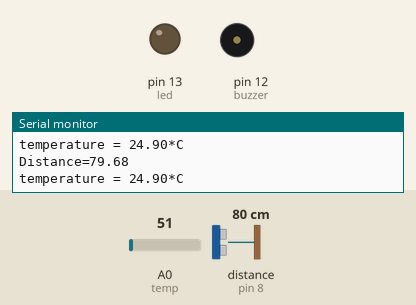
This sketch was run on a simulated Arduino Uno, built with avr-gcc and run on an emulated ATmega328P. Shown: output pins drawn as LEDs (lit = HIGH), buzzer (waves = sounding, pin HIGH), the last lines printed to the serial monitor. Wiring (inferred from the names in the program): ultrasonic range finder: trigger pin 7; echo pin 8. The inputs (shaded band) are chosen by the test bench; at power-on: distance to the obstacle (sensor on pin 8) 80 cm, A0 (temp) = 51. The echo pulse lasts 58.3 µs per cm; pins used as bus, display or sensor lines are not drawn.

Above: at 1.8 s.
1.9 s: distance to the obstacle (sensor on pin 8) set to 95 cm
3.4 s: distance to the obstacle (sensor on pin 8) set to 104 cm
At 4.5 s:
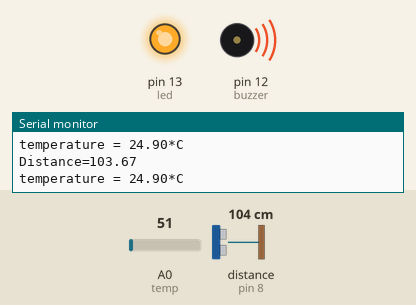
5.5 s: distance to the obstacle (sensor on pin 8) set to 2 cm
At 6.4 s:
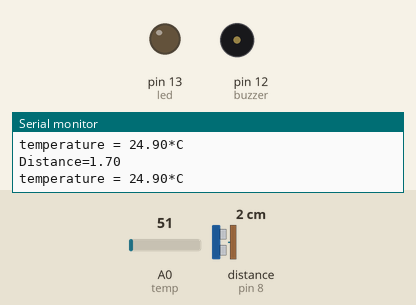
7.5 s: distance to the obstacle (sensor on pin 8) set to 120 cm
At 9.4 s:
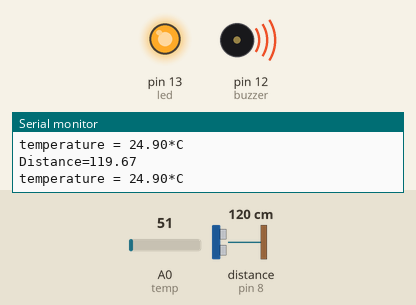
Timing chart, 0 to 10.5 s (numbered marks = the images above; inputs shaded):
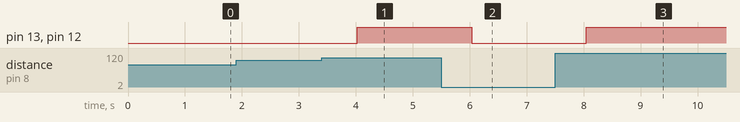

Measured:
- the behaviour switches between 100 and 101 cm on distance to the obstacle (sensor on pin 8) (found by bisection; images 0 and 1)
- after the input at 3.4 s, pin 13 (led), pin 12 (buzzer): LOW → HIGH after 0.63 s
- after the input at 5.5 s, pin 13 (led), pin 12 (buzzer): HIGH → LOW after 0.54 s
- after the input at 7.5 s, pin 13 (led), pin 12 (buzzer): LOW → HIGH after 0.55 s

The sketch:

ibm_assignment_11.ino
```cpp
int trigger = 7;
int echo = 8;
int led = 13;
int temp = A0;
int value;
int buzzer=12;
void setup()
{
 Serial.begin(9600);
 pinMode(trigger,OUTPUT);
 pinMode(echo,INPUT);
 pinMode(led,OUTPUT);
 pinMode(buzzer,OUTPUT);
}
void loop()
{
 value = analogRead(temp);
 float mv = ( value/1024.0)*5000;
 float cl = mv/10;
 float fh = (cl*9)/5 + 32;
 Serial.print("temperature = ");
 Serial.print(cl);
 Serial.print("*C");
 Serial.println();
 delay(1000);
 digitalWrite(trigger,LOW);
 digitalWrite(trigger,HIGH);
 delayMicroseconds(10);
 digitalWrite(trigger,LOW);
 float duration = pulseIn(echo,HIGH);
 float distance = (duration*0.0343)/2;
 Serial.print("Distance=" );
 Serial.println(distance);
 if (distance>=100)
 {
 digitalWrite(led,HIGH);
 digitalWrite(buzzer,HIGH);
 }
 else
 {
 digitalWrite(led,LOW);
 digitalWrite(buzzer,LOW);
 }
} 
```
